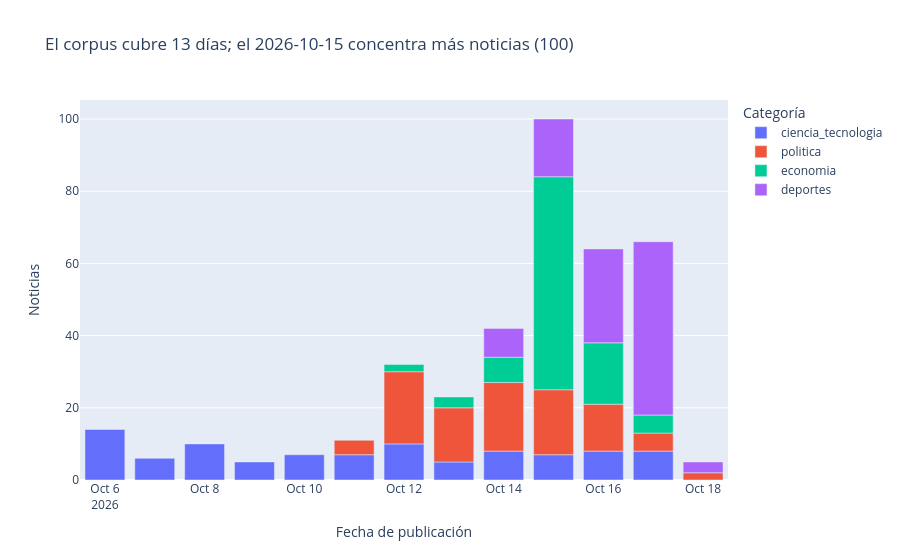

Notebook code for this chart:
### Code cell
df["fecha"] = pd.to_datetime(df["fecha"], errors="coerce")
por_dia = (df.dropna(subset=["fecha"]).assign(dia=lambda d: d["fecha"].dt.strftime("%Y-%m-%d"))
             .groupby(["dia", "etiqueta"]).size().rename("noticias").reset_index())
total_dia = por_dia.groupby("dia")["noticias"].sum()
titulo = (f"El corpus cubre {total_dia.shape[0]} días; el {total_dia.idxmax()} concentra "
          f"más noticias ({total_dia.max()})")

fig2 = px.bar(por_dia, x="dia", y="noticias", color="etiqueta", title=titulo)
fig2.update_layout(xaxis_title="Fecha de publicación", yaxis_title="Noticias", legend_title="Categoría")
fig2.show()

### Figure 1 — Plotly figure (JSON) as saved in the notebook; plotly's stock layout.template omitted (floating-point values rounded to 4 significant figures)
{"data": [{"hovertemplate": "etiqueta=ciencia_tecnologia<br>dia=%{x}<br>noticias=%{y}<extra></extra>", "legendgroup": "ciencia_tecnologia", "marker": {"color": "#636efa", "pattern": {"shape": ""}}, "name": "ciencia_tecnologia", "orientation": "v", "showlegend": true, "textposition": "auto", "type": "bar", "x": ["2026-10-06", "2026-10-07", "2026-10-08", "2026-10-09", "2026-10-10", "2026-10-11", "2026-10-12", "2026-10-13", "2026-10-14", "2026-10-15", "2026-10-16", "2026-10-17"], "xaxis": "x", "y": [14, 6, 10, 5, 7, 7, 10, 5, 8, 7, 8, 8], "yaxis": "y"}, {"hovertemplate": "etiqueta=politica<br>dia=%{x}<br>noticias=%{y}<extra></extra>", "legendgroup": "politica", "marker": {"color": "#EF553B", "pattern": {"shape": ""}}, "name": "politica", "orientation": "v", "showlegend": true, "textposition": "auto", "type": "bar", "x": ["2026-10-11", "2026-10-12", "2026-10-13", "2026-10-14", "2026-10-15", "2026-10-16", "2026-10-17", "2026-10-18"], "xaxis": "x", "y": [4, 20, 15, 19, 18, 13, 5, 2], "yaxis": "y"}, {"hovertemplate": "etiqueta=economia<br>dia=%{x}<br>noticias=%{y}<extra></extra>", "legendgroup": "economia", "marker": {"color": "#00cc96", "pattern": {"shape": ""}}, "name": "economia", "orientation": "v", "showlegend": true, "textposition": "auto", "type": "bar", "x": ["2026-10-12", "2026-10-13", "2026-10-14", "2026-10-15", "2026-10-16", "2026-10-17"], "xaxis": "x", "y": [2, 3, 7, 59, 17, 5], "yaxis": "y"}, {"hovertemplate": "etiqueta=deportes<br>dia=%{x}<br>noticias=%{y}<extra></extra>", "legendgroup": "deportes", "marker": {"color": "#ab63fa", "pattern": {"shape": ""}}, "name": "deportes", "orientation": "v", "showlegend": true, "textposition": "auto", "type": "bar", "x": ["2026-10-14", "2026-10-15", "2026-10-16", "2026-10-17", "2026-10-18"], "xaxis": "x", "y": [8, 16, 26, 48, 3], "yaxis": "y"}], "layout": {"barmode": "relative", "legend": {"title": {"text": "Categoría"}, "tracegroupgap": 0}, "title": {"text": "El corpus cubre 13 días; el 2026-10-15 concentra más noticias (100)"}, "xaxis": {"anchor": "y", "domain": [0, 1], "title": {"text": "Fecha de publicación"}}, "yaxis": {"anchor": "x", "domain": [0, 1], "title": {"text": "Noticias"}}}}
